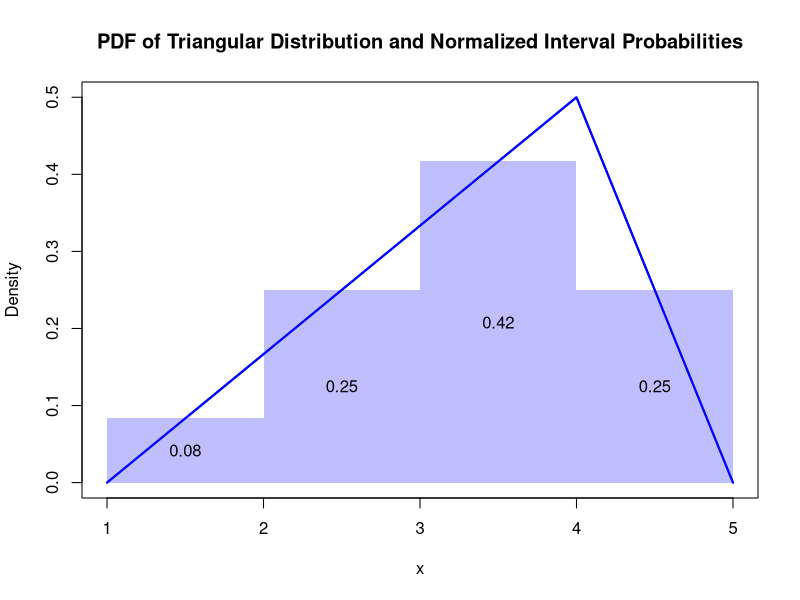

The R source for this figure:
## ---- chunk 1
#| echo: FALSE

# Define the triangular distribution parameters
a <- 1
b <- 5
c <- 4

# Define the triangular pdf function
tri_pdf <- function(x, a, b, c) {
  ifelse(x < a, 0,
         ifelse(x < c, 2 * (x - a) / ((b - a) * (c - a)),
                ifelse(x <= b, 2 * (b - x) / ((b - a) * (b - c)), 0)))
}

# Calculate interval probabilities
prob_1_2 <- integrate(tri_pdf, lower = 1, upper = 2, a = a, b = b, c = c)$value
prob_2_3 <- integrate(tri_pdf, lower = 2, upper = 3, a = a, b = b, c = c)$value
prob_3_4 <- integrate(tri_pdf, lower = 3, upper = 4, a = a, b = b, c = c)$value
prob_4_5 <- integrate(tri_pdf, lower = 4, upper = 5, a = a, b = b, c = c)$value

# Normalize probabilities
total_prob <- prob_1_2 + prob_2_3 + prob_3_4 + prob_4_5
prob_1_2 <- prob_1_2 / total_prob
prob_2_3 <- prob_2_3 / total_prob
prob_3_4 <- prob_3_4 / total_prob
prob_4_5 <- prob_4_5 / total_prob

# Prepare data for plotting
x_vals <- seq(1, 5, length.out = 1000)
y_vals <- sapply(x_vals, tri_pdf, a = a, b = b, c = c)

intervals <- data.frame(
  x_start = c(1, 2, 3, 4),
  x_end = c(2, 3, 4, 5),
  probability = c(prob_1_2, prob_2_3, prob_3_4, prob_4_5)
)

# Plot the pdf
plot(x_vals, y_vals, type = "l", col = "blue", lwd = 2, ylab = "Density", xlab = "x",
     main = "PDF of Triangular Distribution and Normalized Interval Probabilities")

# Add rectangles for intervals
rect(intervals$x_start, 0, intervals$x_end, intervals$probability, col = rgb(0.5, 0.5, 1, 0.5), border = NA)

# Add text for probabilities
for (i in 1:nrow(intervals)) {
  text(x = (intervals$x_start[i] + intervals$x_end[i]) / 2,
       y = intervals$probability[i] / 2,
       labels = sprintf("%.2f", intervals$probability[i]),
       col = "black")
}

# Add the pdf line again to ensure it is on top
lines(x_vals, y_vals, col = "blue", lwd = 2)
